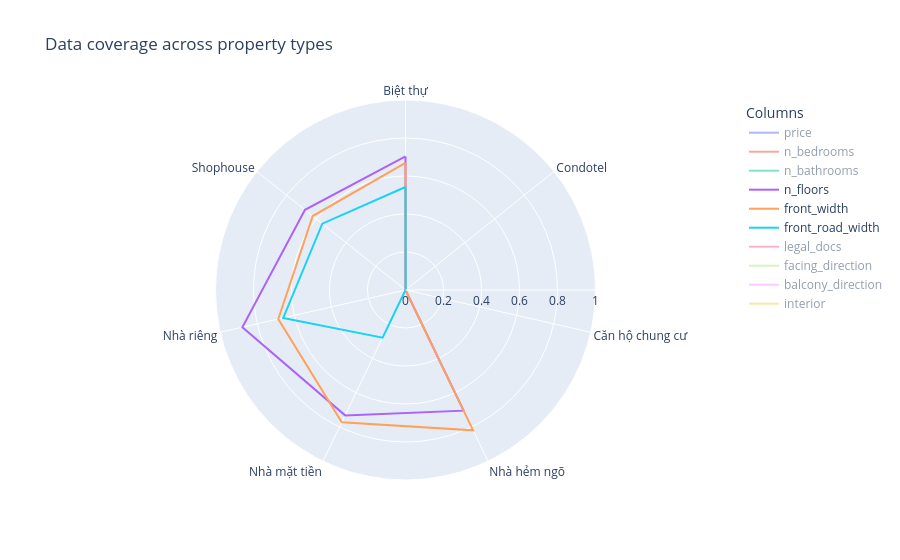

This figure's notebook cell:
### Markdown cell above
- All numeric columns (except `price`) all have correlation of 1 with their raw  
  $\Rightarrow$ Our conclusions that "NaN = no raw" is further justified
- Strong missing correlations: (`n_bedrooms`,`n_bathrooms`), (`balcony_direction`, `facing_direction`), (`front_width`, `front_road_width`)

### Code cell
import plotly.express as px

# # how to use radar chart
# # Data in 'Long' format
# data_long = pd.DataFrame({
#     'Entity': ['Alice', 'Alice', 'Alice', 'Alice', 'Alice',
#                'Bob', 'Bob', 'Bob', 'Bob', 'Bob'],
#     'Skill': ['Technical Skill', 'Teamwork', 'Communication', 'Problem Solving', 'Punctuality',
#               'Technical Skill', 'Teamwork', 'Communication', 'Problem Solving', 'Punctuality'],
#     'Score': [9.5, 8.0, 7.5, 9.0, 10.0,
#               7.0, 9.5, 9.0, 6.5, 8.5]
# })

na_cols = [
    'price',
    'n_bedrooms',
    'n_bathrooms',
    'n_floors',
    'front_width',
    'front_road_width',
    'legal_docs',
    'facing_direction',
    'balcony_direction',
    'interior'
]
columns = []
categories = []
completeness = []
for col in na_cols:
    df_tmp = df.groupby('property_type', as_index=False)[col].apply(lambda x: x.notna().sum()/(x.notna().sum() + x.isna().sum()))
    columns += [col] * len(df['property_type'].unique())
    categories += list(df_tmp['property_type'])
    completeness += list(df_tmp[col])

data_long = pd.DataFrame({
    'Columns': columns,
    'Categories': categories,
    'Completeness': completeness
})

fig = px.line_polar(
    data_long,
    r='Completeness',
    theta='Categories',
    color='Columns',
    line_close=True,
    title="Data coverage across property types",
    range_r=(0,1)
)
for trace in fig.data:
    if trace.name not in ['n_floors', 'front_width', 'front_road_width']:
        trace.visible = 'legendonly'  # hide but keep in legend

fig.show()

### Figure 1 — Plotly figure (JSON) as saved in the notebook; plotly's stock layout.template omitted (floating-point values rounded to 4 significant figures)
{"data": [{"hovertemplate": "Columns=price<br>Completeness=%{r}<br>Categories=%{theta}<extra></extra>", "legendgroup": "price", "line": {"color": "#636efa", "dash": "solid"}, "marker": {"symbol": "circle"}, "mode": "lines", "name": "price", "r": [0.8863, 0.8092, 0.8882, 0.9982, 0.9832, 0.966, 0.825, 0.8863], "showlegend": true, "subplot": "polar", "theta": ["Biệt thự", "Condotel", "Căn hộ chung cư", "Nhà hẻm ngõ", "Nhà mặt tiền", "Nhà riêng", "Shophouse", "Biệt thự"], "type": "scatterpolar", "visible": "legendonly"}, {"hovertemplate": "Columns=n_bedrooms<br>Completeness=%{r}<br>Categories=%{theta}<extra></extra>", "legendgroup": "n_bedrooms", "line": {"color": "#EF553B", "dash": "solid"}, "marker": {"symbol": "circle"}, "mode": "lines", "name": "n_bedrooms", "r": [0.5937, 0.8092, 0.934, 0.9406, 0.7498, 0.851, 0.4749, 0.5937], "showlegend": true, "subplot": "polar", "theta": ["Biệt thự", "Condotel", "Căn hộ chung cư", "Nhà hẻm ngõ", "Nhà mặt tiền", "Nhà riêng", "Shophouse", "Biệt thự"], "type": "scatterpolar", "visible": "legendonly"}, {"hovertemplate": "Columns=n_bathrooms<br>Completeness=%{r}<br>Categories=%{theta}<extra></extra>", "legendgroup": "n_bathrooms", "line": {"color": "#00cc96", "dash": "solid"}, "marker": {"symbol": "circle"}, "mode": "lines", "name": "n_bathrooms", "r": [0.5627, 0.7606, 0.8801, 0.8586, 0.692, 0.7997, 0.4698, 0.5627], "showlegend": true, "subplot": "polar", "theta": ["Biệt thự", "Condotel", "Căn hộ chung cư", "Nhà hẻm ngõ", "Nhà mặt tiền", "Nhà riêng", "Shophouse", "Biệt thự"], "type": "scatterpolar", "visible": "legendonly"}, {"hovertemplate": "Columns=n_floors<br>Completeness=%{r}<br>Categories=%{theta}<extra></extra>", "legendgroup": "n_floors", "line": {"color": "#ab63fa", "dash": "solid"}, "marker": {"symbol": "circle"}, "mode": "lines", "name": "n_floors", "r": [0.7029, 0.0, 0.0, 0.7047, 0.7324, 0.8806, 0.6766, 0.7029], "showlegend": true, "subplot": "polar", "theta": ["Biệt thự", "Condotel", "Căn hộ chung cư", "Nhà hẻm ngõ", "Nhà mặt tiền", "Nhà riêng", "Shophouse", "Biệt thự"], "type": "scatterpolar"}, {"hovertemplate": "Columns=front_width<br>Completeness=%{r}<br>Categories=%{theta}<extra></extra>", "legendgroup": "front_width", "line": {"color": "#FFA15A", "dash": "solid"}, "marker": {"symbol": "circle"}, "mode": "lines", "name": "front_width", "r": [0.6697, 0.0, 0.0004052, 0.82, 0.7728, 0.6867, 0.6244, 0.6697], "showlegend": true, "subplot": "polar", "theta": ["Biệt thự", "Condotel", "Căn hộ chung cư", "Nhà hẻm ngõ", "Nhà mặt tiền", "Nhà riêng", "Shophouse", "Biệt thự"], "type": "scatterpolar"}, {"hovertemplate": "Columns=front_road_width<br>Completeness=%{r}<br>Categories=%{theta}<extra></extra>", "legendgroup": "front_road_width", "line": {"color": "#19d3f3", "dash": "solid"}, "marker": {"symbol": "circle"}, "mode": "lines", "name": "front_road_width", "r": [0.5419, 0.0009174, 0.0004052, 0.0, 0.2781, 0.6601, 0.5599, 0.5419], "showlegend": true, "subplot": "polar", "theta": ["Biệt thự", "Condotel", "Căn hộ chung cư", "Nhà hẻm ngõ", "Nhà mặt tiền", "Nhà riêng", "Shophouse", "Biệt thự"], "type": "scatterpolar"}, {"hovertemplate": "Columns=legal_docs<br>Completeness=%{r}<br>Categories=%{theta}<extra></extra>", "legendgroup": "legal_docs", "line": {"color": "#FF6692", "dash": "solid"}, "marker": {"symbol": "circle"}, "mode": "lines", "name": "legal_docs", "r": [0.8616, 0.8064, 0.857, 0.9988, 0.9311, 0.9428, 0.828, 0.8616], "showlegend": true, "subplot": "polar", "theta": ["Biệt thự", "Condotel", "Căn hộ chung cư", "Nhà hẻm ngõ", "Nhà mặt tiền", "Nhà riêng", "Shophouse", "Biệt thự"], "type": "scatterpolar", "visible": "legendonly"}, {"hovertemplate": "Columns=facing_direction<br>Completeness=%{r}<br>Categories=%{theta}<extra></extra>", "legendgroup": "facing_direction", "line": {"color": "#B6E880", "dash": "solid"}, "marker": {"symbol": "circle"}, "mode": "lines", "name": "facing_direction", "r": [0.4879, 0.5073, 0.4092, 0.4563, 0.3692, 0.2995, 0.4719, 0.4879], "showlegend": true, "subplot": "polar", "theta": ["Biệt thự", "Condotel", "Căn hộ chung cư", "Nhà hẻm ngõ", "Nhà mặt tiền", "Nhà riêng", "Shophouse", "Biệt thự"], "type": "scatterpolar", "visible": "legendonly"}, {"hovertemplate": "Columns=balcony_direction<br>Completeness=%{r}<br>Categories=%{theta}<extra></extra>", "legendgroup": "balcony_direction", "line": {"color": "#FF97FF", "dash": "solid"}, "marker": {"symbol": "circle"}, "mode": "lines", "name": "balcony_direction", "r": [0.3044, 0.4862, 0.4299, 0.06179, 0.1215, 0.1924, 0.3398, 0.3044], "showlegend": true, "subplot": "polar", "theta": ["Biệt thự", "Condotel", "Căn hộ chung cư", "Nhà hẻm ngõ", "Nhà mặt tiền", "Nhà riêng", "Shophouse", "Biệt thự"], "type": "scatterpolar", "visible": "legendonly"}, {"hovertemplate": "Columns=interior<br>Completeness=%{r}<br>Categories=%{theta}<extra></extra>", "legendgroup": "interior", "line": {"color": "#FECB52", "dash": "solid"}, "marker": {"symbol": "circle"}, "mode": "lines", "name": "interior", "r": [0.466, 0.7716, 0.7622, 0.0, 0.2291, 0.663, 0.5159, 0.466], "showlegend": true, "subplot": "polar", "theta": ["Biệt thự", "Condotel", "Căn hộ chung cư", "Nhà hẻm ngõ", "Nhà mặt tiền", "Nhà riêng", "Shophouse", "Biệt thự"], "type": "scatterpolar", "visible": "legendonly"}], "layout": {"legend": {"title": {"text": "Columns"}, "tracegroupgap": 0}, "polar": {"angularaxis": {"direction": "clockwise", "rotation": 90}, "domain": {"x": [0, 1], "y": [0, 1]}, "radialaxis": {"range": [0, 1]}}, "title": {"text": "Data coverage across property types"}}}
